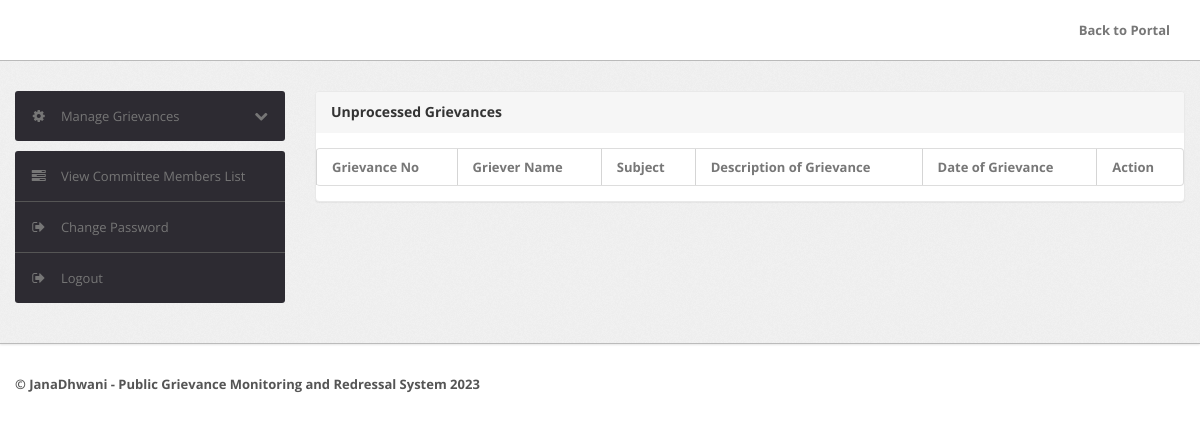
Before: /member/unprocessed-grievances.php (signed in) with the older database file.
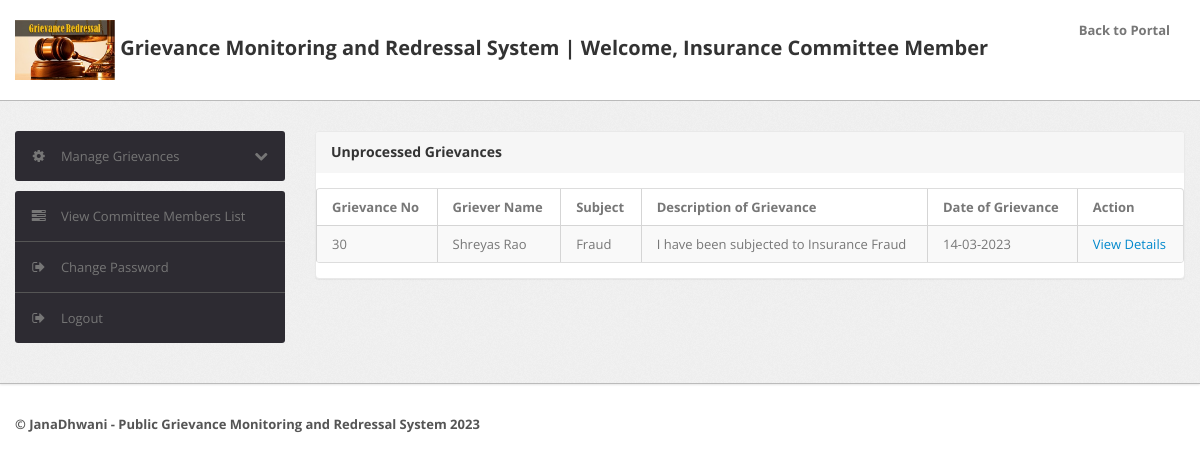
After: the same page with the newer database file.
### tables this page shows
CREATE TABLE `committee` (
  `id` int(11) NOT NULL,
  `committeeName` varchar(255) NOT NULL,
  `committeeDescription` tinytext NOT NULL,
  `loginName` varchar(255) NOT NULL,
  `password` varchar(255) NOT NULL,
  `email` varchar(255) DEFAULT NULL,
  `mobile` bigint(11) DEFAULT NULL,
  `postingDate` timestamp NOT NULL DEFAULT current_timestamp(),
  `updationDate` varchar(255) NOT NULL
);

CREATE TABLE `tblcomplaints` (
  `complaintNumber` int(11) NOT NULL,
  `userId` int(11) NOT NULL,
  `category` int(11) NOT NULL,
  `subject` varchar(2000) NOT NULL,
  `description` mediumtext NOT NULL,
  `file` varchar(255) DEFAULT NULL,
  `status` varchar(50) DEFAULT 'unprocessed',
  `regDate` timestamp NOT NULL DEFAULT current_timestamp(),
  `lastUpdationDate` timestamp NOT NULL DEFAULT '0000-00-00 00:00:00' ON UPDATE current_timestamp(),
  `remarks` varchar(1000) NOT NULL
);

CREATE TABLE `users` (
  `id` int(11) NOT NULL,
  `fullName` varchar(255) DEFAULT NULL,
  `userEmail` varchar(255) DEFAULT NULL,
  `password` varchar(255) DEFAULT NULL,
  `contactNo` bigint(11) DEFAULT NULL,
  `gender` varchar(10) NOT NULL,
  `address` varchar(500) NOT NULL,
  `regDate` timestamp NOT NULL DEFAULT current_timestamp(),
  `updationDate` timestamp NOT NULL DEFAULT current_timestamp() ON UPDATE current_timestamp()
);

### member/unprocessed-grievances.php (the view, shortened to what this page needs)
<?php
include('include/config.php');
if(strlen($_SESSION['alogin'])==0)
	{
header('location:index.php');
}
else{
?>
<!DOCTYPE html>
<html lang="en">
<head>
	<link type="text/css" href="bootstrap/css/bootstrap.min.css" rel="stylesheet">
	<link type="text/css" href="bootstrap/css/bootstrap-responsive.min.css" rel="stylesheet">
	<link type="text/css" href="css/theme.css" rel="stylesheet">
	<link type="text/css" href="images/icons/css/font-awesome.css" rel="stylesheet">
</head>
<body>
<?php include('include/header.php');?>
	<div class="wrapper">
		<div class="container">
			<div class="row">
<?php include('include/sidebar.php');?>
			<div class="span9">
					<div class="content">
	<div class="module">
							<div class="module-head">
								<h3>Unprocessed Grievances</h3>
							</div>
							<div class="module-body table">
								<table cellpadding="0" cellspacing="0" border="0" class="datatable-1 table table-bordered table-striped	 display" >
									<thead>
										<tr>
											<th>Grievance No</th>
											<th>Griever Name</th>
											<th>Subject</th>
											<th>Description of Grievance</th>
											<th>Date of Grievance</th>
											<th>Action</th>
										</tr>
									</thead>
<tbody>
<?php
$query=mysqli_query($bd,"SELECT g.complaintNumber,u.fullName,g.subject,g.description,g.regDate FROM tblcomplaints g,`committee-category-mapping` m, committee com, users u where com.id='".$_SESSION['id']."' and m.committeeId=com.id and m.categoryId=g.category and u.id = g.userId and g.status ='unprocessed'");
while($row=mysqli_fetch_array($query))
{
	$timestamp = strtotime($row['regDate']);
	$date = date('d-m-Y', $timestamp);
?>
										<tr>
											<td><?php echo htmlentities($row['complaintNumber']);?></td>
											<td><?php echo htmlentities($row['fullName']);?></td>
											<td><?php echo htmlentities($row['subject']);?></td>
											<td><?php echo htmlentities($row['description']);?></td>
											<td><?php echo htmlentities($date);?></td>
										<td>   <a href="grievance-details.php?cid=<?php echo htmlentities($row['complaintNumber']);?>"> View Details</a>
											</td>
											</tr>
										<?php  } ?>
										</tbody>
								</table>
							</div>
						</div>
					</div>
				</div>
			</div>
		</div>
	</div>
<?php include('include/footer.php');?>
</body>
<?php } ?>

### member/include/header.php (shortened to what this page needs)
<div class="navbar navbar-fixed-top">
		<div class="navbar-inner">
			<div class="container">
			  	<a class="brand">
			  		<?php $query=mysqli_query($bd,"select * from committee where id='".$_SESSION['id']."'");
				while($row=mysqli_fetch_array($query))
				{
				?>
              	  <img src="http://localhost/gmrs/img/grievance.jpg" width="100" height="100" /> Grievance Monitoring and Redressal System | Welcome, <?php echo htmlentities($row['committeeName']);?> Committee Member
                  <?php } ?>
			  	</a>
			  	<div class="nav-collapse collapse navbar-inverse-collapse">
					<ul class="nav pull-right">
						<li><a href="http://localhost/gmrs/">
						Back to Portal
						</a></li>
					</ul>
				</div>
			</div>
		</div>
	</div>

Changed rows visible on the page:
added committee: committeeName "Insurance"
added tblcomplaints: complaintNumber "30", userId.fullName "Shreyas Rao", subject "Fraud", description "I have been subjected to Insurance Fraud", regDate "14-03-2023"
